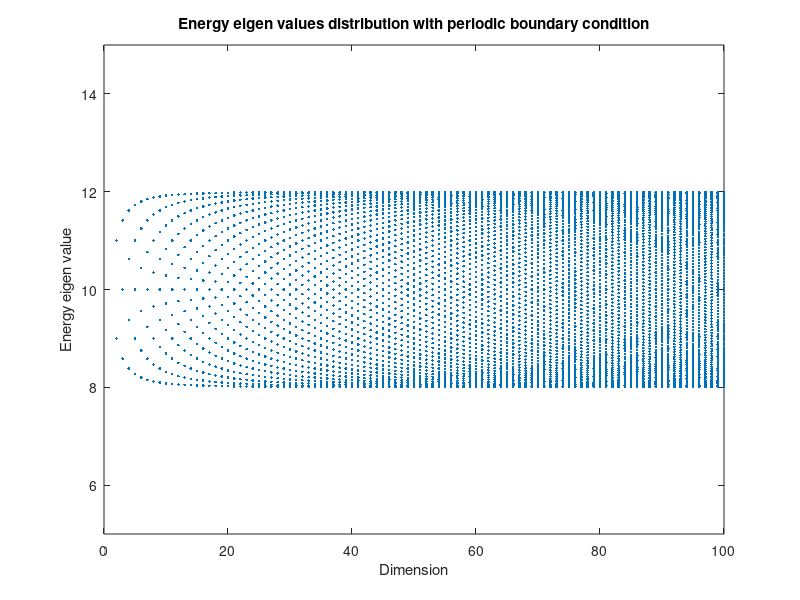

This chart was generated by the following MATLAB code:
%matlab code for finding eigen value single electron chain without PBC
E = 10;
t = 1;
n = 100;
data = [];

for i = 2:1:n
    d = zeros(1,i);
    d(2) = 1;
    a = [];
    for j = 1:1:i
        a = [a;i];
    end
    m1 = toeplitz(d);
    m2 = eye(i);
    m = kron(m1, t) + kron(m2, E);
    a = horzcat(a, eig(m));
    data = [data; a];
    
end


plot(data(:,1), data(:,2), '.');
axis([0 inf 5 15]);
title('Energy eigen values distribution with periodic boundary condition');
xlabel('Dimension');
ylabel('Energy eigen value');